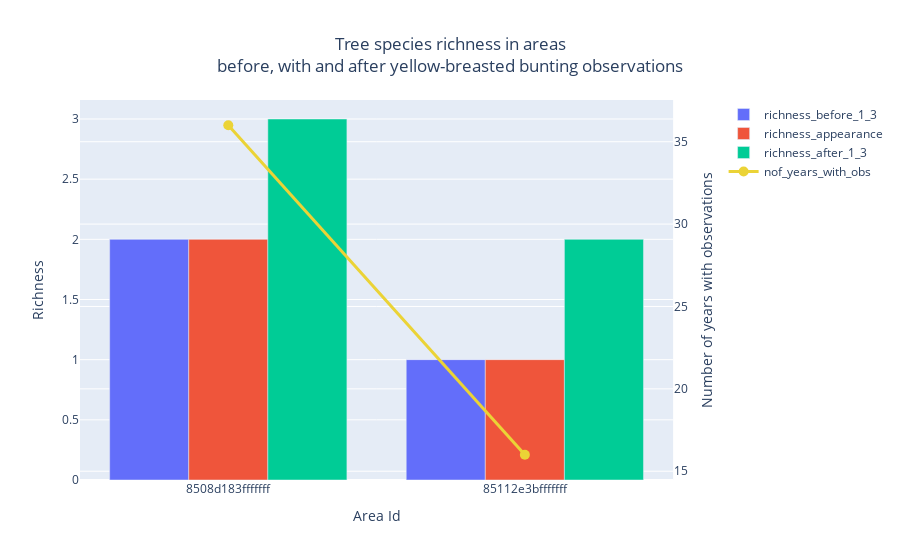

Notebook code cell kept with this figure:
### Code cell
def plot_paired_effect (merged_df, time_stamps = ['before_1_3', 'appearance', 'after_1_3'], 
                        cell_to_latest = None, cell_to_earliest = None,
                        title = None):
    metric_name = merged_df.columns[0].split('_')[0]
    if title == None:
        title = metric_name.title()

    merged_metric = merged_df.copy()
    merged_metric = merged_metric[[metric_name + "_" + time_stamp for time_stamp in time_stamps]]
    merged_metric.dropna(inplace = True)

    data = []
    for column in merged_metric.columns:
        data.append(go.Bar(
            name = column,
            x = merged_metric.index,
            y = merged_metric[column]
        ))

    fig = make_subplots(specs=[[{"secondary_y": True}]])
    fig.update_layout(
        title_text=title,
        title_x=0.5
    )

    # Set x-axis title
    fig.update_xaxes(title_text="Area Id")

    # Set y-axes titles
    fig.update_yaxes(title_text=metric_name.title(), secondary_y=False)
    for column in merged_metric.columns:
        fig.add_trace(go.Bar(
            name = column,
            x = merged_metric.index,
            y = merged_metric[column]
        ), secondary_y=False)
    
    if cell_to_latest != None and cell_to_earliest != None:
        fig.add_trace(
            go.Scatter(
                x = merged_metric.index, 
                y = merged_metric.index.map(lambda cell: int(cell_to_latest[cell]) - int(cell_to_earliest[cell])).tolist(), 
                line=dict(color='rgb(235, 211, 54)', width=3),
                marker=dict(color='rgb(235, 211, 54)', size=10),
                name="nof_years_with_obs"), 
                secondary_y=True)
        fig.update_yaxes(title_text="Number of years with observations", secondary_y=True)
        return fig
    return fig

fig = plot_paired_effect(richness_merged, cell_to_earliest=cell_to_earliest, cell_to_latest=cell_to_latest,
                         title = "Tree species richness in areas<br>before, with and after yellow-breasted bunting observations")
fig.write_html(f"../web_interface/precomp_data/keystone/tree_paired_bunting_effect.html")
fig.show()

### Figure 1 — Plotly figure (JSON) as saved in the notebook; plotly's stock layout.template omitted (floating-point values rounded to 4 significant figures)
{"data": [{"name": "richness_before_1_3", "type": "bar", "x": ["8508d183fffffff", "85112e3bfffffff"], "xaxis": "x", "y": [2, 1], "yaxis": "y"}, {"name": "richness_appearance", "type": "bar", "x": ["8508d183fffffff", "85112e3bfffffff"], "xaxis": "x", "y": [2, 1], "yaxis": "y"}, {"name": "richness_after_1_3", "type": "bar", "x": ["8508d183fffffff", "85112e3bfffffff"], "xaxis": "x", "y": [3, 2], "yaxis": "y"}, {"line": {"color": "rgb(235, 211, 54)", "width": 3}, "marker": {"color": "rgb(235, 211, 54)", "size": 10}, "name": "nof_years_with_obs", "type": "scatter", "x": ["8508d183fffffff", "85112e3bfffffff"], "xaxis": "x", "y": [36, 16], "yaxis": "y2"}], "layout": {"title": {"text": "Tree species richness in areas<br>before, with and after yellow-breasted bunting observations", "x": 0.5}, "xaxis": {"anchor": "y", "domain": [0, 0.94], "title": {"text": "Area Id"}}, "yaxis": {"anchor": "x", "domain": [0, 1], "title": {"text": "Richness"}}, "yaxis2": {"anchor": "x", "overlaying": "y", "side": "right", "title": {"text": "Number of years with observations"}}}}
